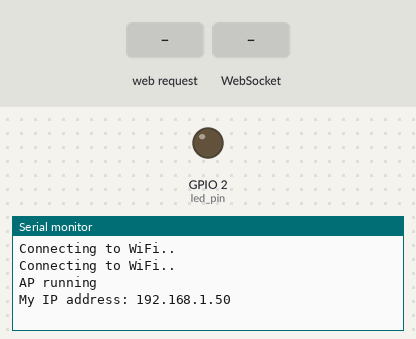
Recording of a sketch running on a simulated ESP32. Parts: output pins drawn as LEDs (lit = HIGH), the last lines printed to the serial monitor. The inputs (shaded band) are chosen by the test bench. WiFi joins after 1.5 s; servers stay silent unless stated; storage starts empty.

Above: at 3.2 s.
3.3 s: HTTP request GET / received
At 4.0 s:
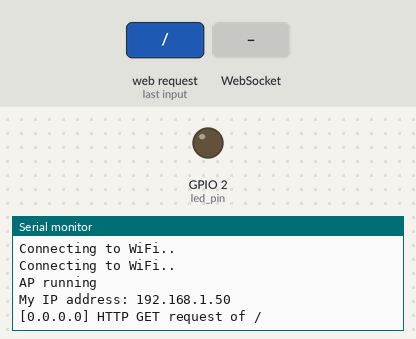
4.8 s: WebSocket text "1" received
At 5.5 s:
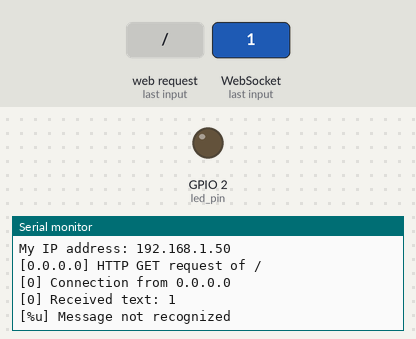
6.3 s: HTTP request GET /style.css received
At 7.5 s:
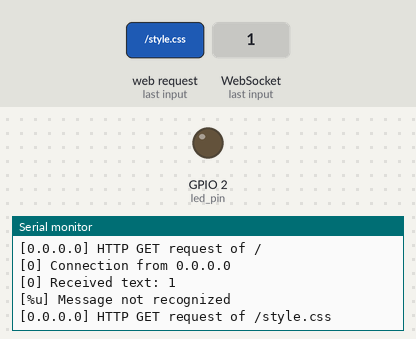

Measured:
- after the input at 3.3 s, the serial monitor: prints a new line at once (image 1)
- after the input at 4.8 s, the serial monitor: prints a new line at once (image 2)
- after the input at 6.3 s, the serial monitor: prints a new line at once (image 3)

The sketch:

ESP32WebSocketServer2.ino
```cpp
#include <WiFi.h>
#include <SPIFFS.h>
#include <ESPAsyncWebServer.h>
#include <WebSocketsServer.h>

// Constants
const char *ssid = "WiFi-2.4-0560";
const char *password =  "xxxyyy";
const char *msg_toggle_led = "toggleLED";
const char *msg_get_led = "getLEDState";
const int dns_port = 53;
const int http_port = 80;
const int ws_port = 1337;
const int led_pin = 2;

// Globals
AsyncWebServer server(80);
WebSocketsServer webSocket = WebSocketsServer(1337);
char msg_buf[10];
int led_state = 0;

/***********************************************************
 * Functions
 */

// Callback: receiving any WebSocket message
void onWebSocketEvent(uint8_t client_num,
                      WStype_t type,
                      uint8_t * payload,
                      size_t length) {

  // Figure out the type of WebSocket event
  switch(type) {

    // Client has disconnected
    case WStype_DISCONNECTED:
      Serial.printf("[%u] Disconnected!\n", client_num);
      break;

    // New client has connected
    case WStype_CONNECTED:
      {
        IPAddress ip = webSocket.remoteIP(client_num);
        Serial.printf("[%u] Connection from ", client_num);
        Serial.println(ip.toString());
      }
      break;

    // Handle text messages from client
    case WStype_TEXT:

      // Print out raw message
      Serial.printf("[%u] Received text: %s\n", client_num, payload);

      // Toggle LED
      if ( strcmp((char *)payload, "toggleLED") == 0 ) {
        led_state = led_state ? 0 : 1;
        Serial.printf("Toggling LED to %u\n", led_state);
        digitalWrite(led_pin, led_state);

      // Report the state of the LED
      } else if ( strcmp((char *)payload, "getLEDState") == 0 ) {
        sprintf(msg_buf, "%d", led_state);
        Serial.printf("Sending to [%u]: %s\n", client_num, msg_buf);
        webSocket.sendTXT(client_num, msg_buf);

       // send data to all connected clients
        webSocket.broadcastTXT(msg_buf  );


      // Message not recognized
      } else {
        Serial.println("[%u] Message not recognized");
      }
      break;

    // For everything else: do nothing
    case WStype_BIN:
    case WStype_ERROR:
    case WStype_FRAGMENT_TEXT_START:
    case WStype_FRAGMENT_BIN_START:
    case WStype_FRAGMENT:
    case WStype_FRAGMENT_FIN:
    default:
      break;
  }
}

// Callback: send homepage
void onIndexRequest(AsyncWebServerRequest *request) {
  IPAddress remote_ip = request->client()->remoteIP();
  Serial.println("[" + remote_ip.toString() +
                  "] HTTP GET request of " + request->url());
  request->send(SPIFFS, "/index.html", "text/html");
}

// Callback: send style sheet
void onCSSRequest(AsyncWebServerRequest *request) {
  IPAddress remote_ip = request->client()->remoteIP();
  Serial.println("[" + remote_ip.toString() +
                  "] HTTP GET request of " + request->url());
  request->send(SPIFFS, "/style.css", "text/css");
}

// Callback: send 404 if requested file does not exist
void onPageNotFound(AsyncWebServerRequest *request) {
  IPAddress remote_ip = request->client()->remoteIP();
  Serial.println("[" + remote_ip.toString() +
                  "] HTTP GET request of " + request->url());
  request->send(404, "text/plain", "Not found");
}

/***********************************************************
 * Main
 */

void setup() {
  // Init LED and turn off
  pinMode(led_pin, OUTPUT);
  digitalWrite(led_pin, LOW);

  // Start Serial port
  Serial.begin(115200);

  // Make sure we can read the file system
  if( !SPIFFS.begin()){
    Serial.println("Error mounting SPIFFS");
    while(1);
  }

  // Connect to Wi-Fi
  WiFi.begin(ssid, password);
  while (WiFi.status() != WL_CONNECTED) {
    delay(1000);
    Serial.println("Connecting to WiFi..");
  }

  // Print our IP address
  Serial.println();
  Serial.println("AP running");
  Serial.print("My IP address: ");
  Serial.println(WiFi.localIP());

  // On HTTP request for root, provide index.html file
  server.on("/", HTTP_GET, onIndexRequest);

  // On HTTP request for style sheet, provide style.css
  server.on("/style.css", HTTP_GET, onCSSRequest);

  // Handle requests for pages that do not exist
  server.onNotFound(onPageNotFound);

  // Start web server
  server.begin();

  // Start WebSocket server and assign callback
  webSocket.begin();
  webSocket.onEvent(onWebSocketEvent);

}

void loop() {

  // Look for and handle WebSocket data
  webSocket.loop();
}
```
